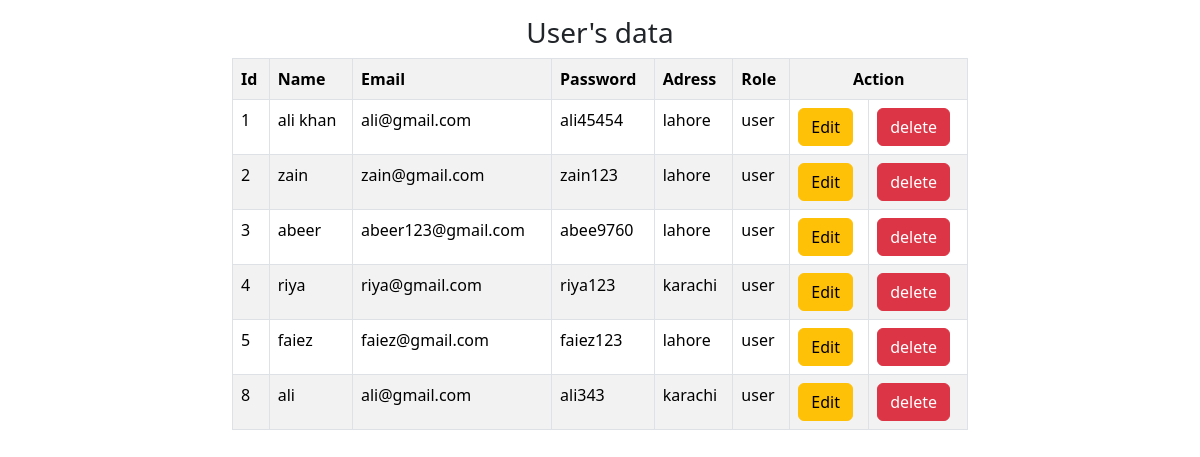
The page /fetch.php on the database as committed earlier.
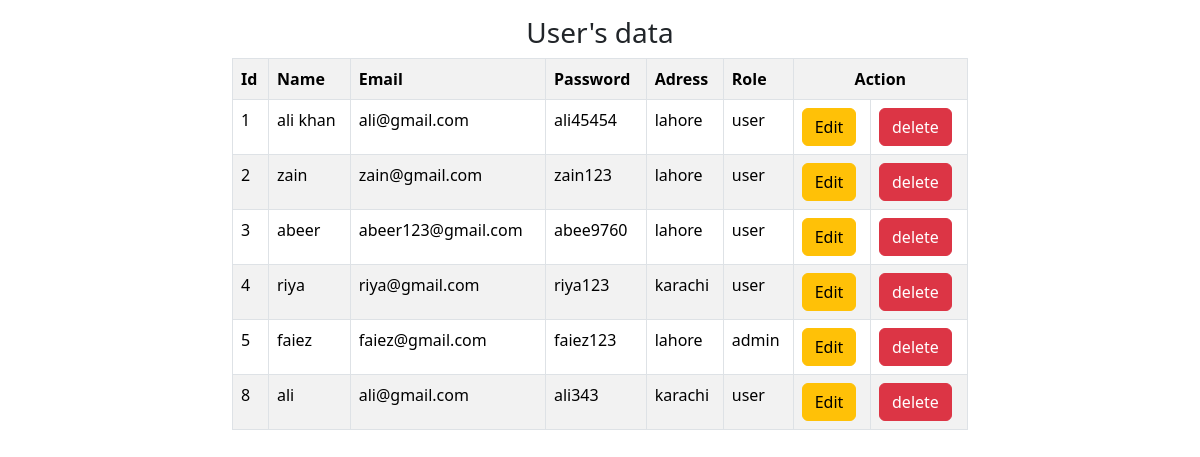
The same page on the database as committed later.
### tables this page shows
CREATE TABLE `register` (
  `id` int(11) NOT NULL,
  `Name` varchar(30) NOT NULL,
  `Email` varchar(30) NOT NULL,
  `Password` varchar(20) DEFAULT NULL,
  `Address` varchar(50) DEFAULT NULL,
  `role` varchar(20) DEFAULT 'user'
);

### fetch.php (the view, shortened to what this page needs)
<!doctype html>
<html lang="en">
  <head>
    <link href="https://cdn.jsdelivr.net/npm/bootstrap@5.3.8/dist/css/bootstrap.min.css" rel="stylesheet">
  </head>
  <body>
        <div class="container">
            <div class="row">
                <div class="col-8 mx-auto">
                    <h3 class='text-center mt-3'>User's data</h3>
                    <table class="table table-bordered table-hover table-striped">
                        <tr>
                            <th>Id</th>
                            <th>Name</th>
                            <th>Email</th>
                            <th>Password</th>
                            <th>Adress</th>
                            <th>Role</th>
                            <th colspan='2' class='text-center'>Action</th>
                        </tr>
                        <?php
                        include 'connection.php';
                        $query = mysqli_query($con , "SELECT * from register");
                        foreach($query as $value){
                            ?>
                            <tr>
                                <td><?php echo $value['id'];?></td>
                                <td><?php echo $value['Name'];?></td>
                                <td><?php echo $value['Email'];?></td>
                                <td><?php echo $value['Password'];?></td>
                                <td><?php echo $value['Address'];?></td>
                                <td><?php echo $value['role'];?></td>
                                <td>
<button type="button" class="btn btn-warning" data-bs-toggle="modal" data-bs-target="#edit<?php echo $value['id'];?>">
  Edit
</button>
</td>
<td><button type="button" class="btn btn-danger" data-bs-toggle="modal" data-bs-target="#delete<?php echo $value['id'];?>">
  delete
</button>
</td>
                            </tr>
                            <?php
                        }
                        ?>
                    </table>
                </div>
            </div>
        </div>
  </body>
</html>

Rows that differ between the two databases and show on the page:
changed register "faiez": role "user" → "admin"
